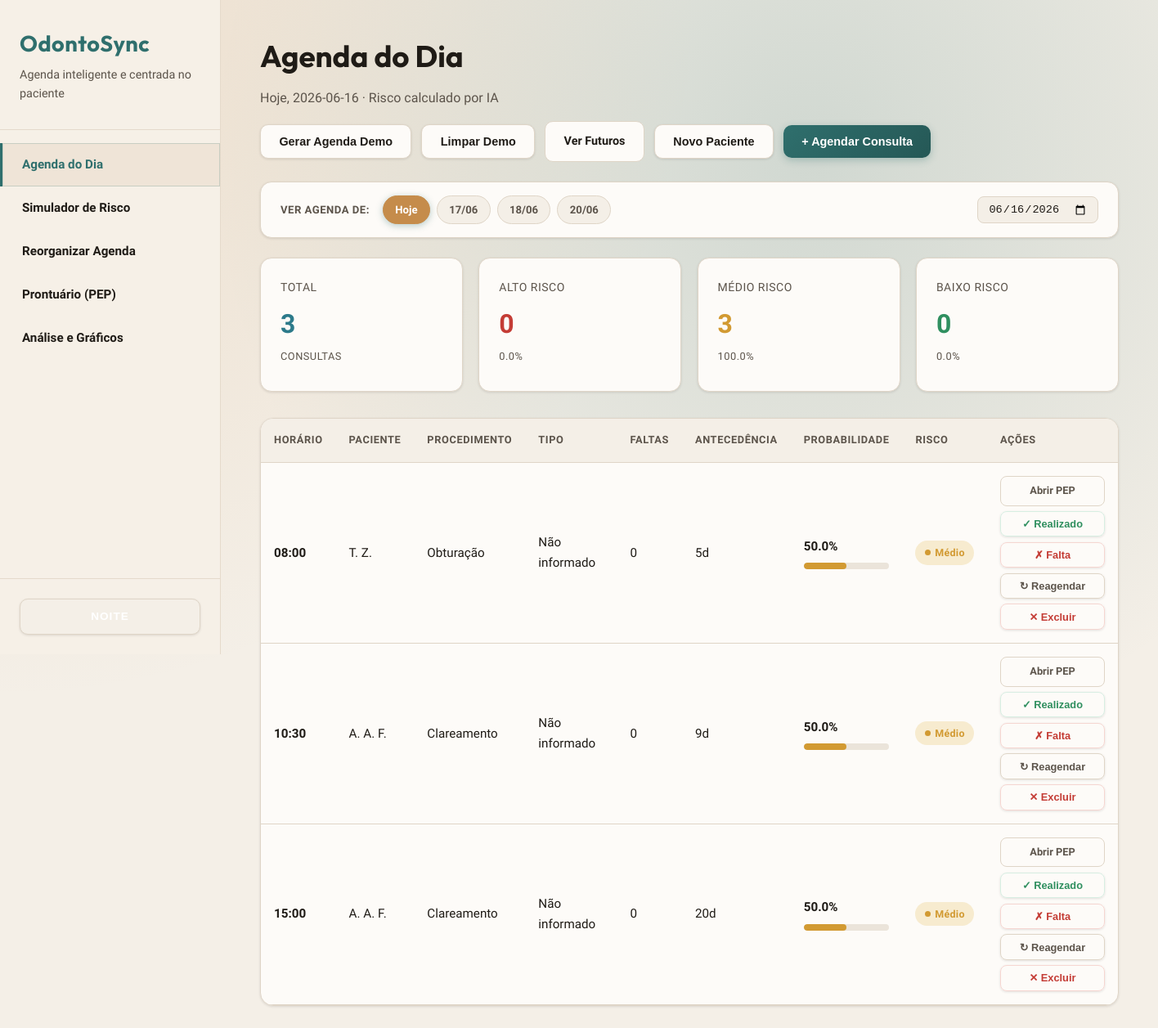
Before: / with the older database file.
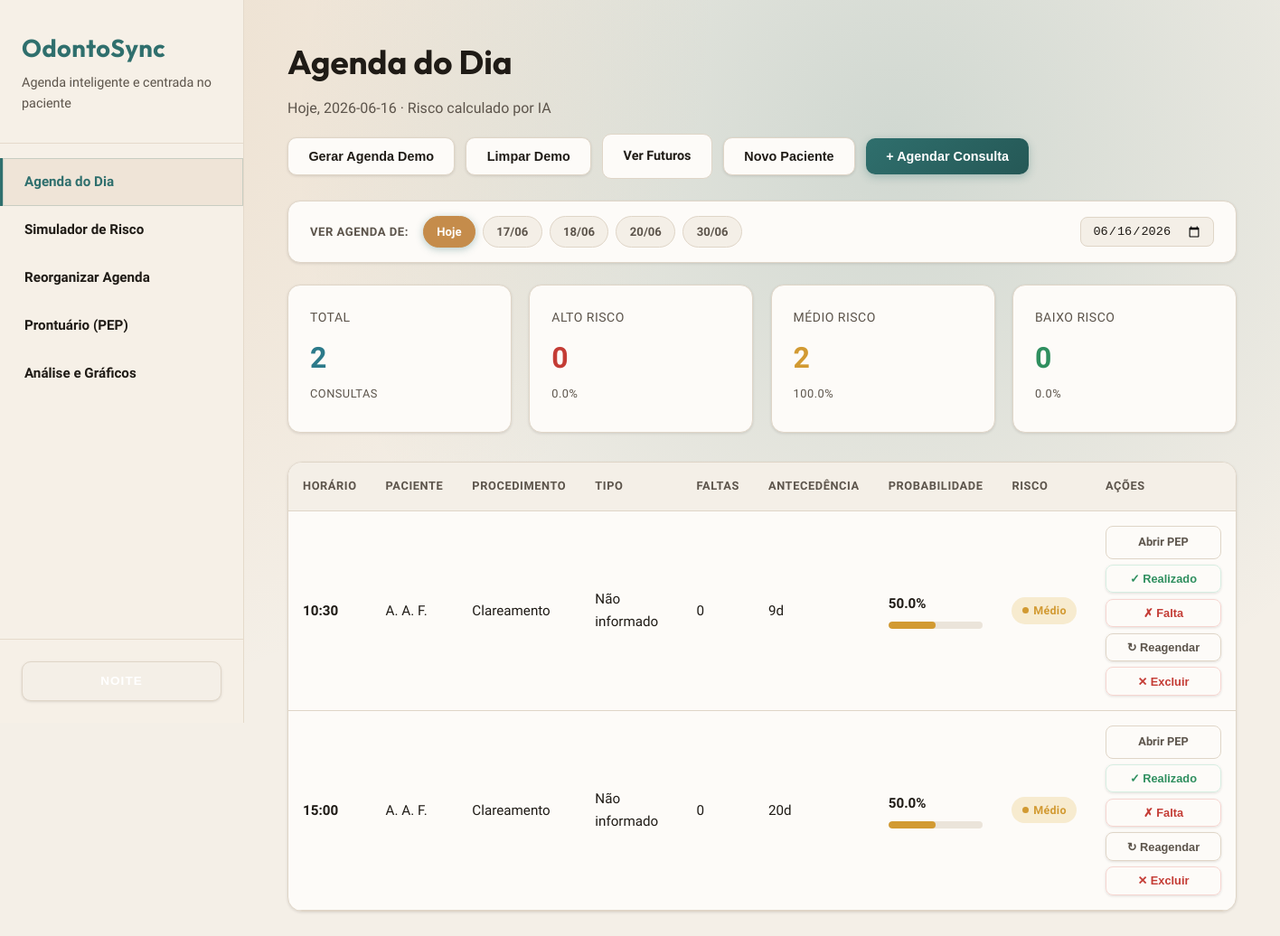
After: the same page with the newer database file.
### tables this page shows
CREATE TABLE pacientes (
            id TEXT PRIMARY KEY,
            nome TEXT NOT NULL,
            faixa_etaria TEXT NOT NULL,
            tipo_pagamento TEXT NOT NULL,
            faltas_anteriores INTEGER DEFAULT 0,
            taxa_historica REAL DEFAULT 0.0,
            tempo_como_paciente INTEGER DEFAULT 0,
            created_at TIMESTAMP DEFAULT CURRENT_TIMESTAMP,
            updated_at TIMESTAMP DEFAULT CURRENT_TIMESTAMP
        , fumante INTEGER DEFAULT 0, doenca_cronica INTEGER DEFAULT 0, complexidade_tratamento TEXT DEFAULT 'Baixa', photo_url TEXT);

### app/routes/agenda.py (the view, shortened to what this page needs)
@bp.route('/')
def index():
    hoje = datetime.now().strftime('%Y-%m-%d')
    data_param = request.args.get('data', '').strip()
    if data_param:
        data_referencia = data_param
    else:
        data_referencia = hoje
    consultas = get_consultas_do_dia(data_referencia)
    if not consultas and not data_param:
        data_disponivel = get_data_referencia_consultas(hoje)
        if data_disponivel:
            data_referencia = data_disponivel
            consultas = get_consultas_do_dia(data_referencia)
    datas_disponiveis = get_datas_com_consultas(hoje)
    consultas_com_risco, stats = _calcular_risco_consultas(consultas)
    return render_template(
        'agenda.html',
        consultas=consultas_com_risco,
        stats=stats,
        data=data_referencia,
        data_selecionada=data_referencia,
        hoje=hoje,
        datas_disponiveis=datas_disponiveis,
        active_page='agenda'
    )

### app/ml/inferencia.py (called while the page is built)
def carregar_modelo():
    global _modelo, _encoders
    if _modelo is None or _encoders is None:
        if not os.path.exists(Config.MODELO_PATH):
            raise FileNotFoundError(
                f"Modelo não encontrado em {Config.MODELO_PATH}. "
                "Execute primeiro: python -m app.ml.treinar"
            )
        _modelo = joblib.load(Config.MODELO_PATH)
        _encoders = joblib.load(Config.ENCODERS_PATH)
        print("[OK] Modelo e encoders carregados")
    return _modelo, _encoders

def prever_e_classificar(dados_consulta):
    probabilidade = prever_risco(dados_consulta)
    categoria, cor = classificar_risco(probabilidade)
    recomendacao = recomendar_acao(probabilidade, categoria)
    return {
        'probabilidade': round(probabilidade * 100, 1),  # Converter para %
        'probabilidade_decimal': probabilidade,
        'categoria': categoria,
        'cor': cor,
        'recomendacao': recomendacao
    }

### app/models/database.py (called while the page is built, shortened)
def _ensure_schema(conn):
    global _schema_checked
    if _schema_checked:
        return

def get_connection():
    conn = sqlite3.connect(Config.DATABASE_PATH)
    conn.row_factory = sqlite3.Row  # Permite acessar colunas por nome
    _ensure_schema(conn)
    return conn

def get_consultas_do_dia(data):
    conn = get_connection()
    cursor = conn.cursor()
    cursor.execute('''
        SELECT c.*, p.nome, p.faixa_etaria, p.tipo_pagamento, p.faltas_anteriores,
               p.taxa_historica, p.tempo_como_paciente,
               p.fumante, p.doenca_cronica, p.complexidade_tratamento, p.photo_url
        FROM consultas c
        JOIN pacientes p ON c.paciente_id = p.id
        WHERE c.data = ? AND c.status_atendimento IS NULL
        ORDER BY c.horario
    ''', (data,))
    consultas = cursor.fetchall()
    conn.close()
    return consultas

def get_datas_com_consultas(data_inicio=None):
    conn = get_connection()
    cursor = conn.cursor()
    if data_inicio:
        cursor.execute(
            'SELECT DISTINCT data FROM consultas WHERE data >= ? ORDER BY data ASC LIMIT 60',
            (data_inicio,)
        )
    else:
        cursor.execute('SELECT DISTINCT data FROM consultas ORDER BY data ASC LIMIT 60')
    rows = cursor.fetchall()
    conn.close()
    return [r['data'] for r in rows]

### app/templates/agenda.html (shortened to what this page needs)
{% extends "base.html" %}
{% block content %}
<div class="agenda-toolbar">
  <div class="page-header" style="margin-bottom:0">
    <h1 class="page-title">Agenda do Dia</h1>
    <p class="page-subtitle">
      {% if data_selecionada == hoje %}
        Hoje, {{ data }} · Risco calculado por IA
      {% else %}
        {{ data }} · Agenda futura · Risco calculado por IA
      {% endif %}
    </p>
  </div>
  <div class="toolbar-actions">
    <button class="btn-secondary" id="btn-gerar-ficticia" onclick="abrirModalDemoData()">
      Gerar Agenda Demo
    </button>
    <button class="btn-secondary" id="btn-limpar-demo" onclick="limparPacientesDemo()" title="Remover todas as consultas e pacientes demo">
      Limpar Demo
    </button>
    <a href="/agendamentos-futuros" class="btn-secondary">
      Ver Futuros
    </a>
    <button class="btn-secondary" onclick="abrirModalCriarPaciente()">
      Novo Paciente
    </button>
    <button class="btn-primary" onclick="abrirModalAgendar()">
      + Agendar Consulta
    </button>
  </div>
</div>
<div class="date-nav">
  <label>Ver agenda de:</label>
  <div class="date-chips">
    <a href="/" class="date-chip hoje-chip {% if data_selecionada == hoje %}active{% endif %}">Hoje</a>
    {% for d in datas_disponiveis %}
      {% if d != hoje %}
        <a href="/?data={{ d }}" class="date-chip {% if data_selecionada == d %}active{% endif %}">
          {{ d[8:10] }}/{{ d[5:7] }}
        </a>
      {% endif %}
    {% endfor %}
  </div>
  <div class="date-picker-wrap">
    <input type="date" id="date-custom-pick" value="{{ data_selecionada }}"
           onchange="if(this.value) window.location='/?data='+this.value"
           title="Ir para data específica">
  </div>
</div>
<div class="stats-grid">
  <div class="stat-card info">
    <div class="stat-label">Total</div>
    <div class="stat-value">{{ stats.total }}</div>
    {% if stats.total > 0 %}<div class="stat-label">consultas</div>{% endif %}
  </div>
  <div class="stat-card danger">
    <div class="stat-label">Alto Risco</div>
    <div class="stat-value">{{ stats.alto_risco }}</div>
    {% if stats.total > 0 %}<div class="stat-label">{{ ((stats.alto_risco / stats.total) * 100) | round(1) }}%</div>{% endif %}
  </div>
  <div class="stat-card warning">
    <div class="stat-label">Médio Risco</div>
    <div class="stat-value">{{ stats.medio_risco }}</div>
    {% if stats.total > 0 %}<div class="stat-label">{{ ((stats.medio_risco / stats.total) * 100) | round(1) }}%</div>{% endif %}
  </div>
  <div class="stat-card success">
    <div class="stat-label">Baixo Risco</div>
    <div class="stat-value">{{ stats.baixo_risco }}</div>
    {% if stats.total > 0 %}<div class="stat-label">{{ ((stats.baixo_risco / stats.total) * 100) | round(1) }}%</div>{% endif %}
  </div>
</div>
{% if consultas %}
<div class="table-container">
  <table>
    <thead>
      <tr>
        <th>Horário</th>
        <th>Paciente</th>
        <th>Procedimento</th>
        <th>Tipo</th>
        <th>Faltas</th>
        <th>Antecedência</th>
        <th class="risco-cell">Probabilidade</th>
        <th>Risco</th>
        <th class="action-cell">Ações</th>
      </tr>
    </thead>
    <tbody>
      {% for c in consultas %}
      <tr id="consulta-row-{{ c.id }}">
        <td>
          <strong>{{ c.horario }}</strong>
        </td>
        <td>{{ c.nome }}</td>
        <td>{{ c.procedimento }}</td>
        <td>{{ c.tipo_pagamento }}</td>
        <td>{{ c.faltas_anteriores }}</td>
        <td>{{ c.antecedencia_dias }}d</td>
        <td class="risco-cell">
          <strong>{{ c.risco.probabilidade }}%</strong>
          <div class="progress-bar">
            <div class="progress-fill {{ c.risco.cor }}"
                 style="width: {{ c.risco.probabilidade }}%"></div>
          </div>
        </td>
        <td>
          <span class="risk-chip {{ c.risco.cor }}">
            <span class="risk-dot"></span>{{ c.risco.categoria }}
          </span>
        </td>
        <td class="action-cell">
          <div class="action-group">
            <a href="/prontuario/{{ c.paciente_id }}"
               class="action-btn ghost">Abrir PEP</a>
            <button class="action-btn success-ghost"
                    onclick="registrarDesfecho({{ c.id }}, 'Realizado')">
              ✓ Realizado
            </button>
            <button class="action-btn danger-ghost"
                    onclick="registrarDesfecho({{ c.id }}, 'Falta')">
              ✗ Falta
            </button>
            <button class="action-btn ghost"
                    onclick="buscarReagendamento({{ c.id }})">
              ↻ Reagendar
            </button>
            <button class="action-btn danger-ghost"
                    onclick="excluirConsulta({{ c.id }})">
              ✕ Excluir
            </button>
          </div>
        </td>
      </tr>
      {% endfor %}
    </tbody>
  </table>
</div>
{% endif %}
{% endblock %}

### app/templates/base.html (shortened to what this page needs)
<!DOCTYPE html>
<html lang="pt-BR">
<head>
    <link rel="stylesheet" href="{{ url_for('static', filename='css/style.css') }}">
</head>
<body>
    <aside class="sidebar">
        <div class="sidebar-header">
            <h1 class="logo">OdontoSync</h1>
            <p class="subtitle">Agenda inteligente e centrada no paciente</p>
        </div>
        <nav class="sidebar-nav">
            <a href="/" class="nav-item {% if active_page == 'agenda' %}active{% endif %}">
                <span>Agenda do Dia</span>
            </a>
            <a href="/simular" class="nav-item {% if active_page == 'simulacao' %}active{% endif %}">
                <span>Simulador de Risco</span>
            </a>
            <a href="/reorganizacao" class="nav-item {% if active_page == 'reorganizacao' %}active{% endif %}">
                <span>Reorganizar Agenda</span>
            </a>
            <a href="/prontuario/" class="nav-item {% if active_page == 'prontuario' %}active{% endif %}">
                <span>Prontuário (PEP)</span>
            </a>
            <a href="/graficos" class="nav-item {% if active_page == 'graficos' %}active{% endif %}">
                <span>Análise e Gráficos</span>
            </a>
        </nav>
        <div class="sidebar-footer">
            <button id="theme-toggle" class="theme-toggle" title="Alternar tema">
                <span class="theme-icon dark-mode">NOITE</span>
            </button>
        </div>
    </aside>
    <main class="main-content">
        {% block content %}{% endblock %}
    </main>
</body>
</html>

### app/templates/agenda.html (style rules this page uses)
.agenda-toolbar { display: flex; align-items: center; justify-content: space-between; flex-wrap: wrap; gap: 1rem; margin-bottom: 1.5rem; }
.toolbar-actions { display: flex; gap: 0.75rem; flex-wrap: wrap; align-items: center; }
.btn-primary { display: inline-flex; align-items: center; gap: 0.5rem; padding: 0.75rem 1.4rem; background: linear-gradient(135deg, var(--accent-primary), var(--accent-hover)); color: #fff; border: none; border-radius: 10px; font-size: 0.9rem; font-weight: 700; cursor: pointer; transition: var(--transition); box-shadow: 0 3px 10px rgba(47,111,109,0.3); text-decoration: none; white-space: nowrap; }
.btn-secondary { display: inline-flex; align-items: center; gap: 0.5rem; padding: 0.75rem 1.4rem; background: var(--bg-primary); color: var(--text-primary); border: 1px solid var(--border-color); border-radius: 10px; font-size: 0.9rem; font-weight: 600; cursor: pointer; transition: var(--transition); text-decoration: none; white-space: nowrap; }
.date-nav { background: var(--bg-primary); border: 1px solid var(--border-color); border-radius: 14px; padding: 1rem 1.5rem; margin-bottom: 1.5rem; display: flex; align-items: center; gap: 1rem; flex-wrap: wrap; box-shadow: var(--shadow-sm); }
.date-nav label { font-size: 0.82rem; font-weight: 700; text-transform: uppercase; letter-spacing: 0.5px; color: var(--text-secondary); white-space: nowrap; margin: 0; }
.date-chips { display: flex; gap: 0.5rem; flex-wrap: wrap; flex: 1; }
.date-chip { padding: 0.4rem 0.9rem; border-radius: 20px; font-size: 0.82rem; font-weight: 600; border: 1px solid var(--border-color); background: var(--bg-secondary); color: var(--text-secondary); cursor: pointer; transition: var(--transition); text-decoration: none; white-space: nowrap; }
.date-chip.active { background: var(--accent-primary); color: #fff; border-color: var(--accent-primary); box-shadow: 0 2px 8px rgba(47,111,109,0.35); }
.date-chip.hoje-chip { border-color: var(--accent-secondary); color: var(--accent-secondary); }
.date-chip.hoje-chip.active { background: var(--accent-secondary); color: #fff; border-color: var(--accent-secondary); }
.date-picker-wrap { display: flex; align-items: center; gap: 0.5rem; }
.date-picker-wrap input[type="date"] { padding: 0.4rem 0.75rem; border-radius: 8px; border: 1px solid var(--border-color); background: var(--bg-secondary); font-size: 0.85rem; color: var(--text-primary); width: auto; }
.risco-cell { min-width: 120px; }
.action-cell { min-width: 160px; }
.action-group { display: flex; flex-direction: column; gap: 0.4rem; }
.action-btn { display: block; width: 100%; padding: 0.45rem 0.8rem; border-radius: 8px; font-size: 0.8rem; font-weight: 600; border: none; cursor: pointer; transition: var(--transition); text-align: center; text-decoration: none; }
.action-btn.ghost { background: transparent; color: var(--text-secondary); border: 1px solid var(--border-color); }
.action-btn.danger-ghost { background: transparent; color: var(--danger); border: 1px solid var(--danger-bg); }
.action-btn.success-ghost { background: transparent; color: var(--success); border: 1px solid var(--success-bg); }
.risk-chip { display: inline-flex; align-items: center; gap: 0.35rem; padding: 0.3rem 0.7rem; border-radius: 20px; font-size: 0.78rem; font-weight: 700; letter-spacing: 0.3px; }
.risk-chip.warning { background: var(--warning-bg); color: var(--warning); }
.risk-dot { width: 7px; height: 7px; border-radius: 50%; display: inline-block; }
.warning .risk-dot { background: var(--warning); }

Changed rows visible on the page:
no longer on this page (row edited): pacientes: horario "08:00", nome "T. Z.", procedimento "Obturação", tipo_pagamento "Não informado", faltas_anteriores "0", antecedencia_dias "5", risco.probabilidade "50.0", risco.categoria "Médio"
Other visible differences:
{{ stats.total }}: "3" → "2"
{{ stats.medio_risco }}: "3" → "2"
new list line: "30 / 06"
